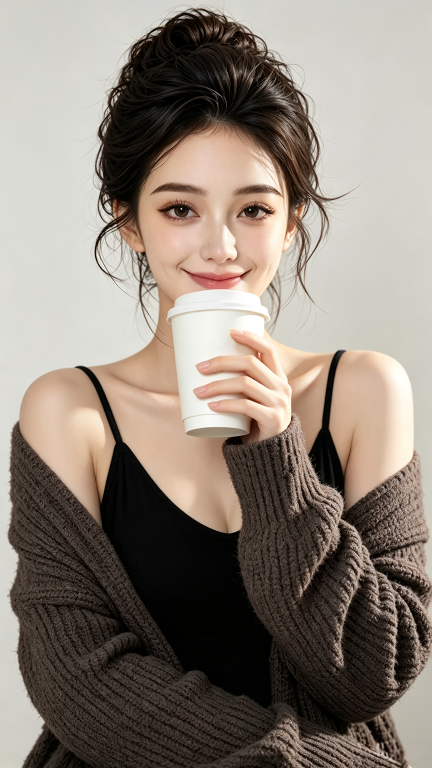
#> input picture image/1-style.png, 863 x 1536 px (shown at 1/2 size)
$ python -i image_utils.py   (imports and definitions only)
#> lines starting #> are read from the running program, lines starting #| are printed output that depends on the picture; after the words box and inside, x2 and y2 are one past the last pixel; in counts of white or black regions, pixels touching at a corner belong together
"""图像处理工具.

mask 处理、羽化、光流 warp 后的混合、SSIM 评估等。
供 frame_editor 与 edit_propagator 共用。
"""
from __future__ import annotations

from pathlib import Path

import cv2
import numpy as np


# ---------------------------------------------------------------------- #
# Mask 操作
# ---------------------------------------------------------------------- #
# [37 lines left out: functions normalize_mask, dilate_mask, erode_mask, feather_mask, not called in this run]


def mask_to_alpha(mask: np.ndarray) -> np.ndarray:
    """mask 归一化到 [0, 1] float."""
    return mask.astype(np.float32) / 255.0


# ---------------------------------------------------------------------- #
# 混合
# ---------------------------------------------------------------------- #
# [92 lines left out: functions alpha_blend, gaussian_feather_blend, warp_by_flow, forward_backward_consistency, extract_canny, extract_depth, not called in this run]


# ---------------------------------------------------------------------- #
# 轮廓区域提取与标注 (替代手动画笔)
# ----------------------------------------------------------------------

# 16 色调色板 (足够区分大部分区域)
_REGION_COLORS = np.array([
    [231, 76, 60],    # 红
    [46, 204, 113],   # 绿
    [52, 152, 219],   # 蓝
    [241, 196, 15],   # 黄
    [155, 89, 182],   # 紫
    [230, 126, 34],   # 橙
    [26, 188, 156],   # 青
    [236, 240, 241],  # 白
    [149, 165, 166],  # 灰
    [255, 99, 132],   # 粉
    [54, 162, 235],   # 天蓝
    [75, 192, 192],   # 薄荷
    [153, 102, 255],  # 淡紫
    [255, 159, 64],   # 琥珀
    [201, 203, 207],  # 银灰
    [0, 0, 0],        # 黑 (兜底)
], dtype=np.uint8)


def extract_regions(image: np.ndarray, min_area: int = 200) -> np.ndarray:
    """提取画面中的连通区域, 返回与原图同尺寸的区域标签图.

    使用 Canny 边缘 + 形态学闭运算 + connectedComponents。
    每个像素的值表示所属区域编号 (0=背景)。

    Parameters
    ----------
    image : np.ndarray
        RGB 图像 (H, W, 3)。
    min_area : int
        小于此面积的区域被合并到背景。

    Returns
    -------
    np.ndarray
        int32 标签图 (H, W), 0=背景, 1..N=区域编号。
    """
#> called with min_area = 200
    if image.ndim == 2:
        gray = image
    else:
        gray = cv2.cvtColor(image, cv2.COLOR_RGB2GRAY)
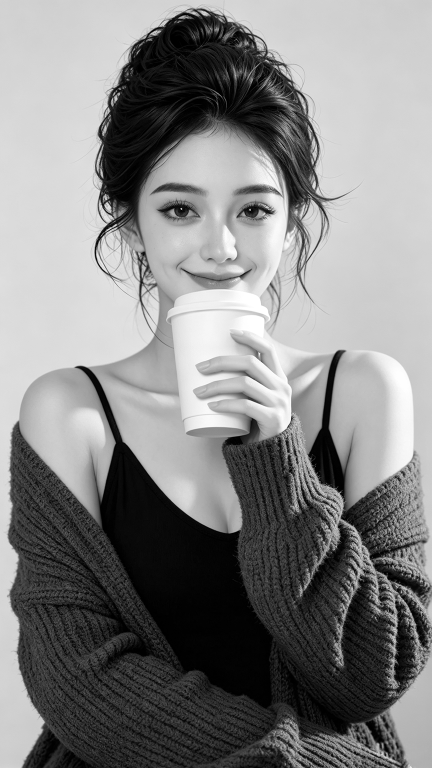
#> gray: shape (1536, 863) (shown at 1/2 size); min 0, max 255, mean 131.4

    # Canny 边缘
    edges = cv2.Canny(gray, 50, 120)
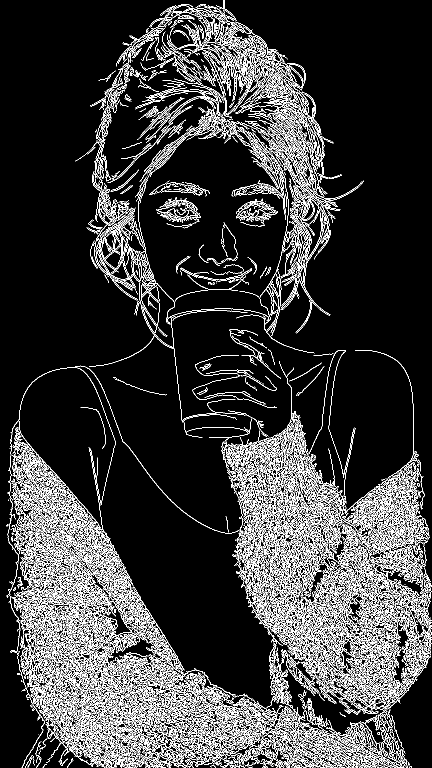
#> edges: shape (1536, 863) (shown at 1/2 size); 13.7% white in thin lines or dots

    # 形态学闭运算: 连接近邻边缘形成封闭区域
    kernel = cv2.getStructuringElement(cv2.MORPH_ELLIPSE, (5, 5))
    closed = cv2.morphologyEx(edges, cv2.MORPH_CLOSE, kernel, iterations=2)
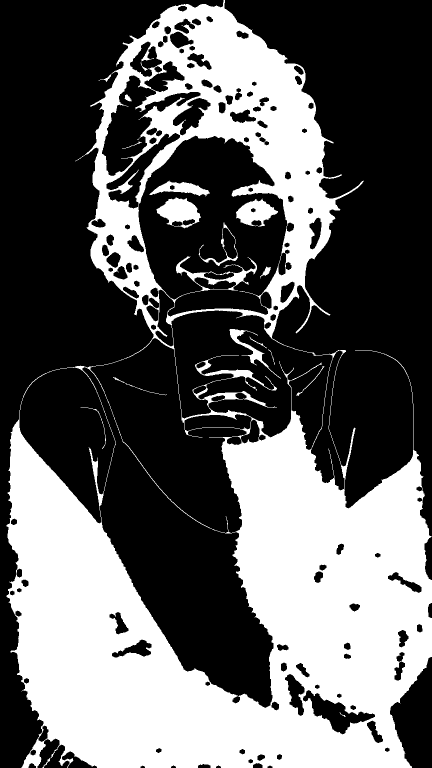
#> closed: shape (1536, 863) (shown at 1/2 size); 38.2% white; 16 white regions (1 under 20 px), largest, box (x1, y1, x2, y2) and area: (13, 0, 863, 1536) 495828, (313, 395, 402, 457) 3171, (472, 397, 556, 453) 2657

    # 连通域
    num_labels, labels = cv2.connectedComponents(closed, connectivity=8)
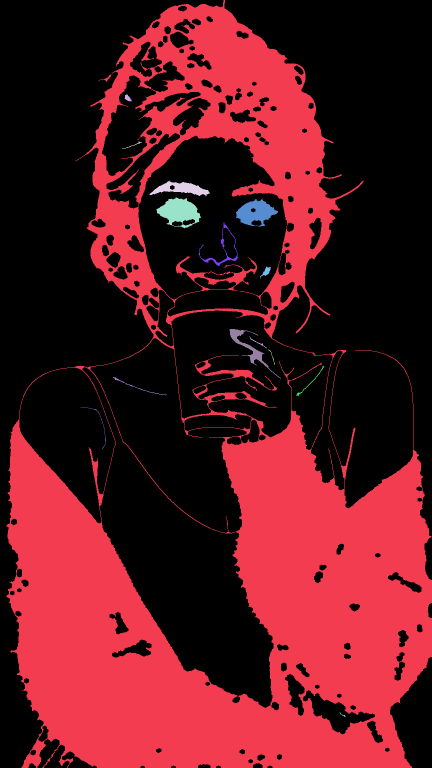
#> labels: shape (1536, 863) int32 (shown at 1/2 size); 17 distinct labels, from 0 to 16; one colour per label, 0 black
#> num_labels = 17

    # 过滤小区域 -> 合并到背景 (0)
    if min_area > 0:
        for i in range(1, num_labels):
            area = int(np.sum(labels == i))
            if area < min_area:
                labels[labels == i] = 0
#> this loop made 16 passes
#> area on passes 1 to 12: 495828, 113, 58, 1776, 3171, 2657, 645, 187, 1347, 73, 40, 140
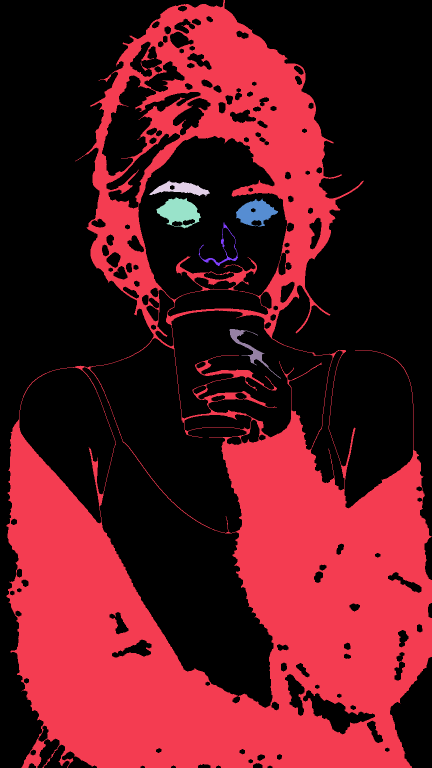
#> labels: shape (1536, 863) int32 (shown at 1/2 size); 7 distinct labels, from 0 to 9; one colour per label, 0 black

        # 重新编号
        unique = np.unique(labels)
#> unique = [0, 1, 4, 5, 6, 7, 9]
        remap = np.zeros(unique.max() + 1, dtype=np.int32)
#> remap = [0, 0, 0, 0, 0, 0, 0, 0, 0, 0]
        for new_id, old_id in enumerate(unique):
            remap[old_id] = new_id
#> this loop made 7 passes
#> old_id on passes 1 to 7: 0, 1, 4, 5, 6, 7, 9
#> after the loop, remap = [0, 1, 0, 0, 2, 3, 4, 5, 0, 6]
        labels = remap[labels]
#> labels: shape (1536, 863) int32; 7 distinct labels, from 0 to 6

    return labels.astype(np.int32)


# [160 lines left out: functions color_regions, point_to_region_mask, regions_to_mask, compute_ssim, compute_local_ssim, save_mask and 1 more, not called in this run]

>>> import cv2
>>> picture = cv2.cvtColor(cv2.imread('../image/1-style.png'), cv2.COLOR_BGR2RGB)
>>> result = extract_regions(picture)

$ run again, on image/2-clothes.png
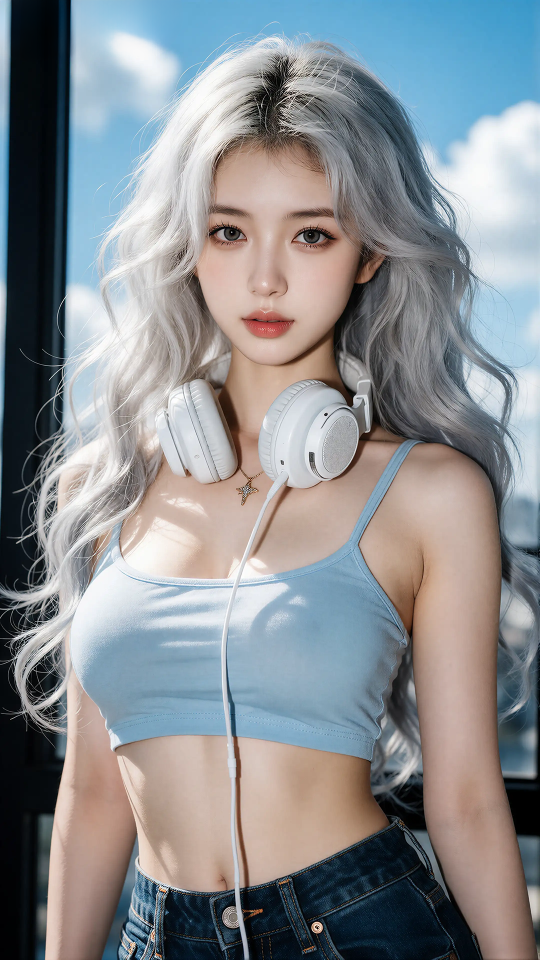
#> input picture image/2-clothes.png, 1080 x 1919 px (shown at 1/2 size)
#> in extract_regions, `edges = cv2.Canny(gray, 50, 120)`:
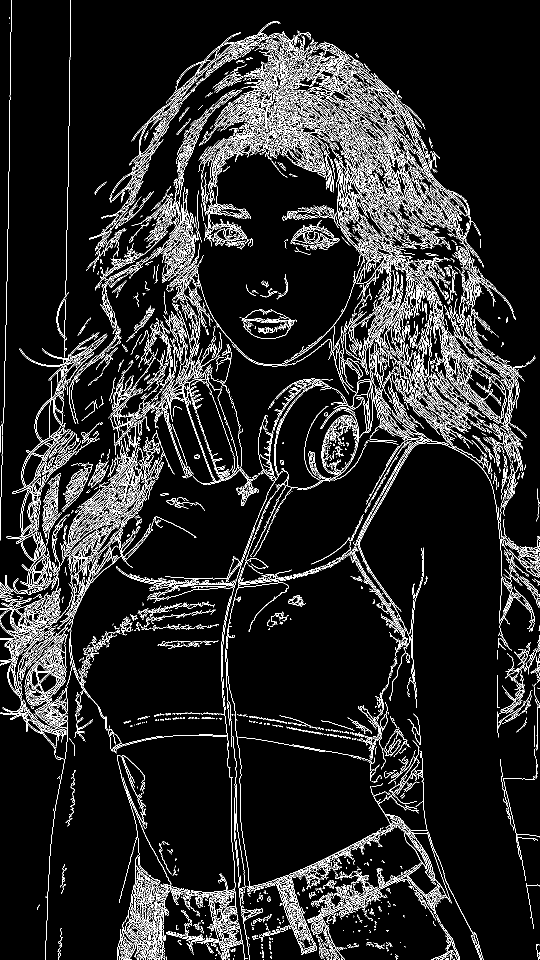
#> edges: shape (1919, 1080) (shown at 1/2 size); 9.2% white in thin lines or dots
#> closed: shape (1919, 1080); 27.7% white; 86 white regions (41 under 20 px), largest, box (x1, y1, x2, y2) and area: (0, 0, 1080, 1919) 559180, (479, 618, 594, 678) 2265, (0, 0, 23, 1081) 1743
#> num_labels = 87
#> the loop in extract_regions, `for i in range(1, num_labels):` made 86 passes
#> area on passes 1, 2, 4, 5, 7, 10, 11, 12: 1743, 559180, 102, 41, 102, 185, 669, 49
#> after the loop in extract_regions, `for i in range(1, num_labels):`:
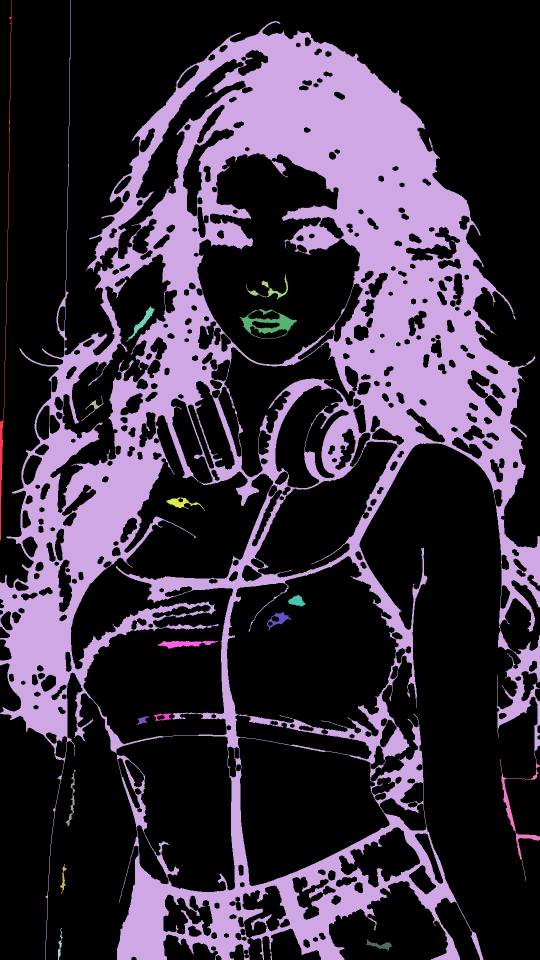
#> labels: shape (1919, 1080) int32 (shown at 1/2 size); 18 distinct labels, from 0 to 79; one colour per label, 0 black
#> unique = 18 values from 0 to 79
#> the loop in extract_regions, `for new_id, old_id in enumerate(unique):` made 18 passes
#> old_id on passes 1 to 8: 0, 1, 2, 11, 15, 16, 22, 33
#> after the loop in extract_regions, `for new_id, old_id in enumerate(unique):`: remap = 80 values, max 17 at index 79, min 0 at index 0, mean 1.91

$ run again, on image/3.png
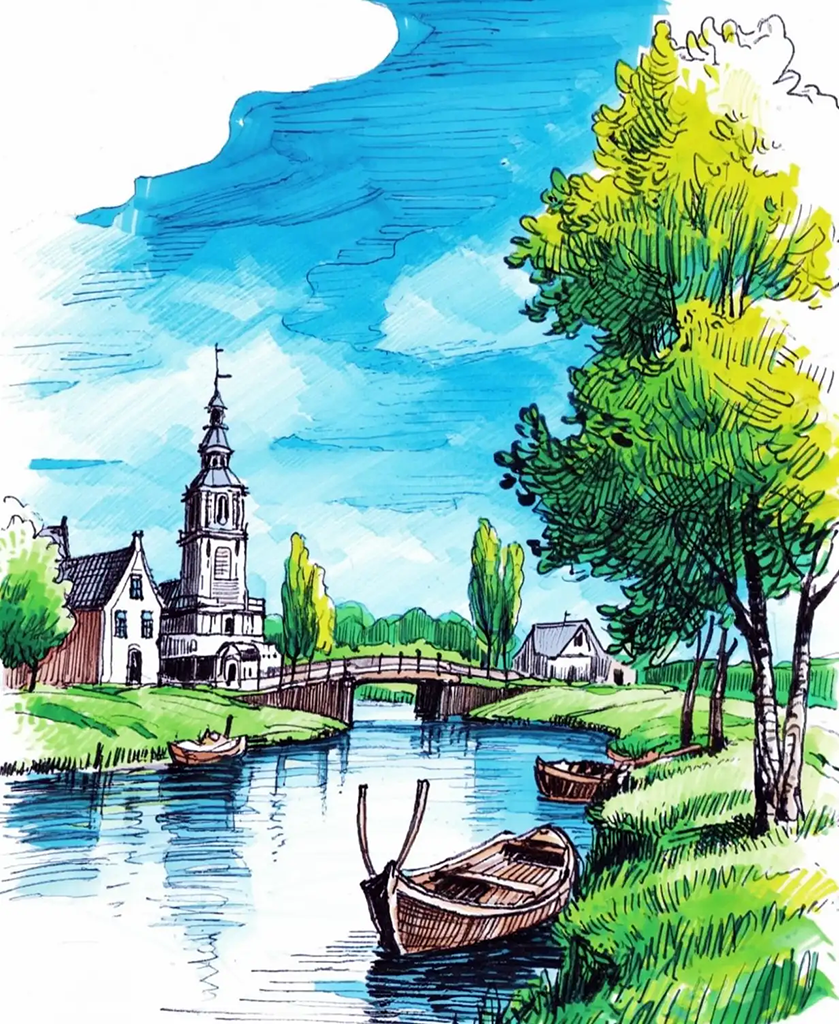
#> input picture image/3.png, 839 x 1024 px
#> in extract_regions, `edges = cv2.Canny(gray, 50, 120)`:
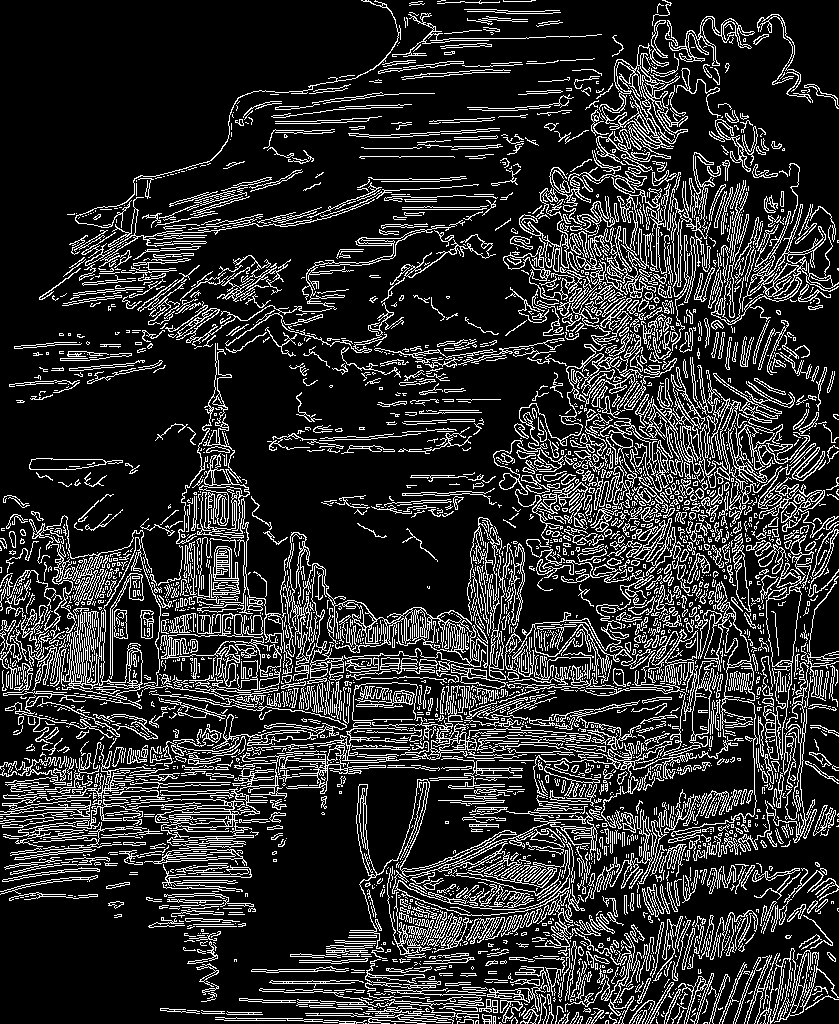
#> edges: shape (1024, 839); 17.7% white in thin lines or dots
#> closed: shape (1024, 839); 53.5% white; 246 black regions, largest, box (x1, y1, x2, y2) and area: (0, 0, 661, 557) 123499, (0, 767, 433, 1024) 52878, (218, 338, 568, 618) 50885
#> num_labels = 35
#> the loop in extract_regions, `for i in range(1, num_labels):` made 34 passes
#> area on passes 1, 2, 3, 4, 5, 6, 8, 9: 453591, 73, 35, 55, 58, 36, 29, 130
#> after the loop in extract_regions, `for i in range(1, num_labels):`:
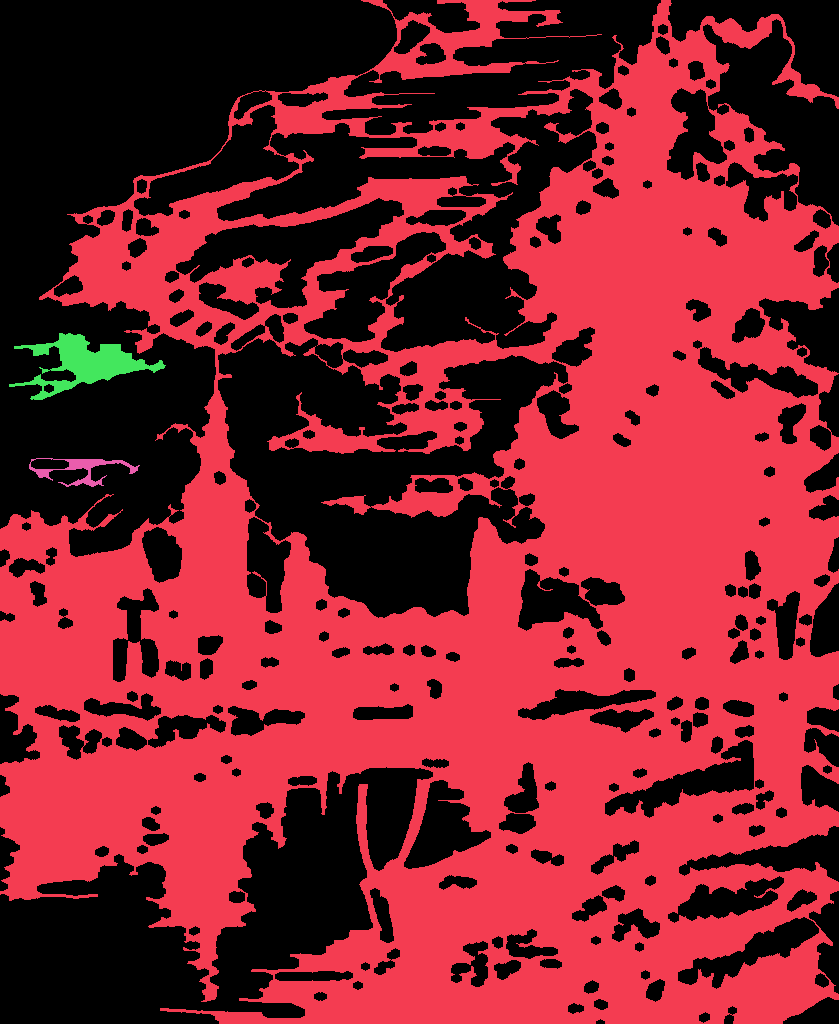
#> labels: shape (1024, 839) int32; 4 distinct labels, from 0 to 20; one colour per label, 0 black
#> unique = [0, 1, 12, 20]
#> the loop in extract_regions, `for new_id, old_id in enumerate(unique):` made 4 passes
#> old_id on passes 1 to 4: 0, 1, 12, 20
#> after the loop in extract_regions, `for new_id, old_id in enumerate(unique):`: remap = 21 values, max 3 at index 20, min 0 at index 0, mean 0.286
